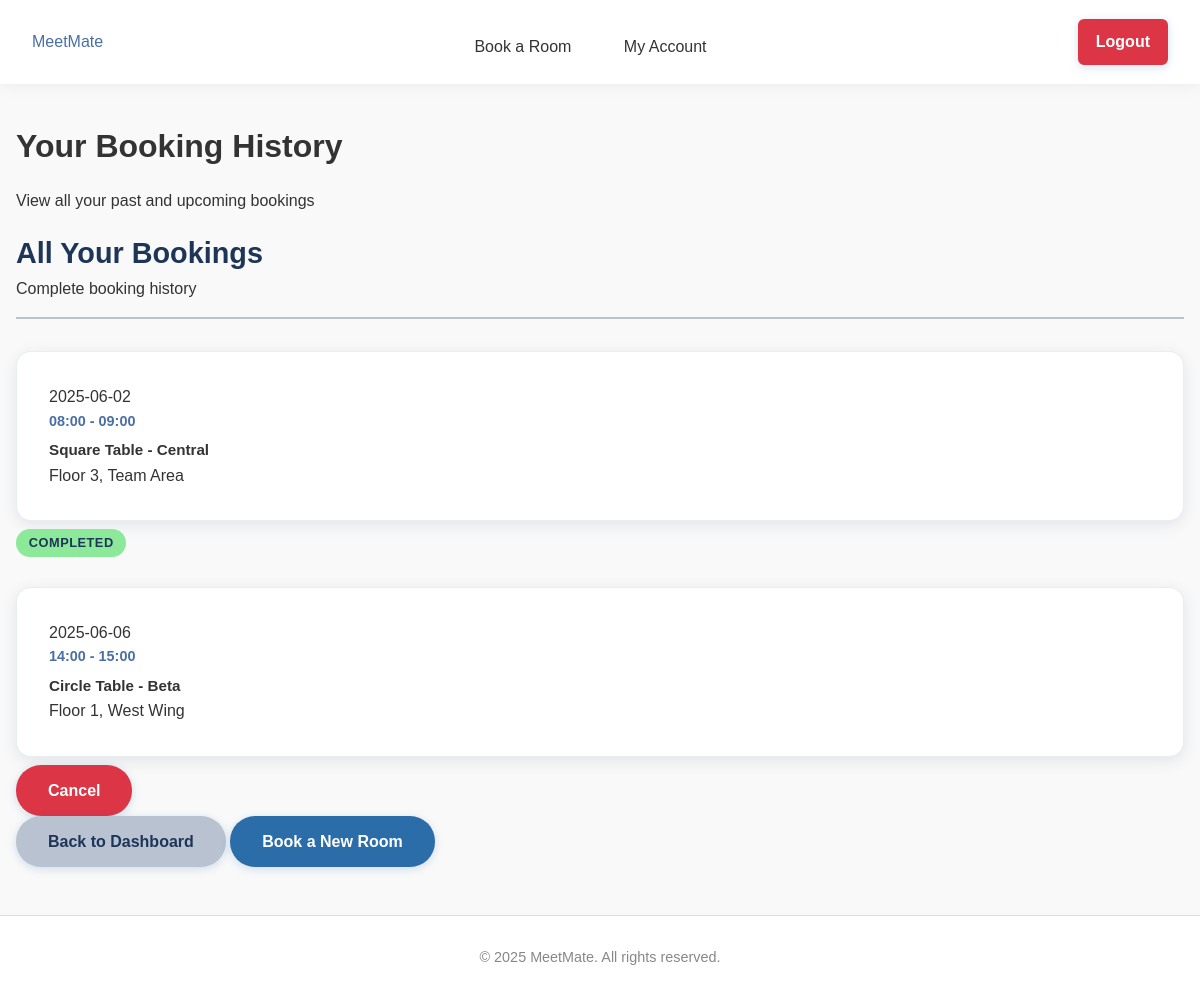
/history (signed in), run on an earlier commit of the app's database.
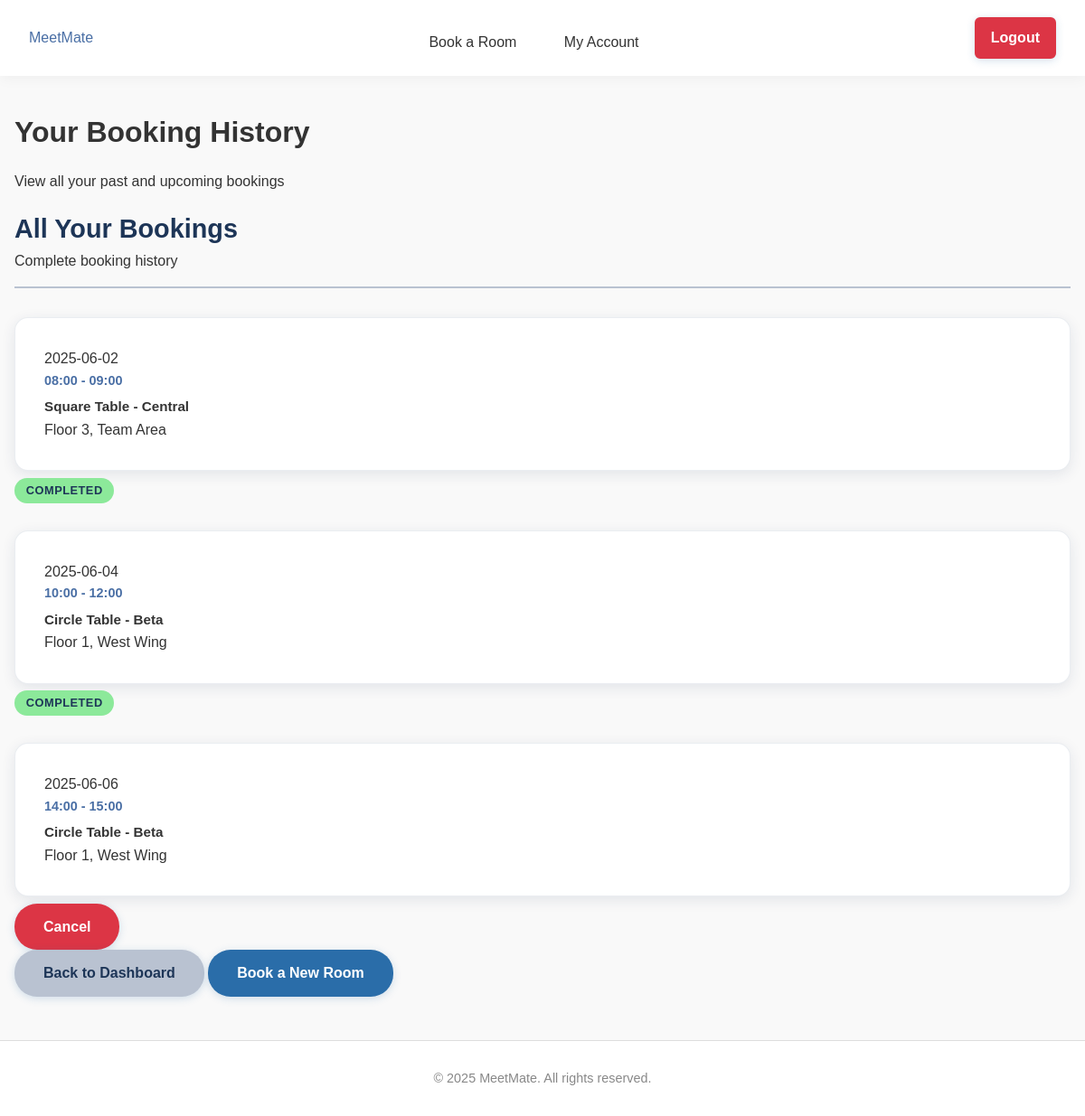
And on a later commit of the database.
### tables this page shows
CREATE TABLE bookings (
                id INTEGER PRIMARY KEY AUTOINCREMENT,
                user_id INTEGER NOT NULL,
                room_id INTEGER NOT NULL,
                date TEXT NOT NULL,
                time_start TEXT NOT NULL,
                time_end TEXT NOT NULL,
                booking_admin_id INTEGER,
                notes TEXT,
                FOREIGN KEY (user_id) REFERENCES users (id),
                FOREIGN KEY (room_id) REFERENCES rooms (id),
                FOREIGN KEY (booking_admin_id) REFERENCES users (id)
            );

CREATE TABLE rooms (
                id INTEGER PRIMARY KEY AUTOINCREMENT,
                name TEXT NOT NULL,
                location TEXT NOT NULL,
                capacity INTEGER NOT NULL,
                room_type TEXT DEFAULT 'conference'
            );

### app.py (the view)
@app.route('/history')
@login_required
def history():
    user_id = session['user_id']
    user_bookings = get_user_bookings(user_id)
    now = datetime.now()
    current_date = now.date()
    current_time = now.time()
    for booking in user_bookings:
        booking_date = date.fromisoformat(booking['date'])
        booking_start_time = time.fromisoformat(booking['time_start'] + ':00' if len(booking['time_start']) == 5 else booking['time_start'])
        if booking_date > current_date:
            booking['can_cancel'] = True
            booking['status'] = 'Confirmed'
        elif booking_date == current_date:
            booking['can_cancel'] = current_time < booking_start_time
            booking['status'] = 'Complete' if current_time >= booking_start_time else 'Confirmed'
        else:
            booking['can_cancel'] = False
            booking['status'] = 'Complete'
    return render_template('history.html', bookings=user_bookings)

### app.py (called while the page is built)
def get_database_path():
    app_directory = app.root_path
    instance_directory = os.path.join(app_directory, 'instance')
    os.makedirs(instance_directory, exist_ok=True)
    database_path = os.path.join(instance_directory, 'meetmate.db')
    return database_path

def get_database_connection():
    db_path = get_database_path()
    connection = sqlite3.connect(db_path)
    connection.row_factory = sqlite3.Row
    return connection

def get_user_by_id(user_id):
    connection = get_database_connection()
    cursor = connection.cursor()
    cursor.execute("SELECT * FROM users WHERE id = ?", (user_id,))
    user = cursor.fetchone()
    connection.close()
    if user:
        return dict(user)
    return None

def get_user_bookings(user_id):
    connection = get_database_connection()
    cursor = connection.cursor()
    cursor.execute('''
        SELECT
            b.id,
            b.date,
            b.time_start,
            b.time_end,
            b.notes,
            r.name as room_name,
            r.location as room_location
        FROM bookings b
        JOIN rooms r ON b.room_id = r.id
        WHERE b.user_id = ?
        ORDER BY b.date, b.time_start
    ''', (user_id,))
    bookings = cursor.fetchall()
    connection.close()
    return [dict(booking) for booking in bookings]

def login_required(f):
    @wraps(f)
    def decorated_function(*args, **kwargs):
        if 'user_id' not in session:
            flash('Please login to access this page', 'error')
            return redirect(url_for('login'))
        user = get_user_by_id(session['user_id'])
        if not user:
            session.clear()
            flash('Your account is no longer valid. Please login again.', 'warning')
            return redirect(url_for('login'))
        return f(*args, **kwargs)
    return decorated_function

### templates/history.html (shortened to what this page needs)
{% extends "base.html" %}
{% block content %}
<div class="history-page">
    <h1>Your Booking History</h1>
    <p>View all your past and upcoming bookings</p>
    <div class="history-section">
        <div class="section-card">
            <div class="section-header">
                <h2>All Your Bookings</h2>
                <span class="subtitle">Complete booking history</span>
            </div>
            {% if bookings %}
                <div class="bookings-list">
                    {% for booking in bookings %}
                        <div class="booking-item">
                            <div class="booking-info">
                                <div class="booking-date">
                                    {{ booking.date }}
                                </div>
                                <div class="booking-time">
                                    {{ booking.time_start }} - {{ booking.time_end }}
                                </div>
                                <div class="booking-details">
                                    <strong>{{ booking.room_name }}</strong>
                                    <div class="booking-location">
                                        {{ booking.room_location }}
                                    </div>
                                </div>
                            </div>
                            <div class="booking-actions">
                                {% if booking.can_cancel %}
                                    <a href="{{ url_for('cancel_booking', booking_id=booking.id) }}"
                                       class="btn btn-danger btn-small"
                                       onclick="return confirm('Are you sure you want to cancel this booking?')">
                                        Cancel
                                    </a>
                                {% else %}
                                    <div class="booking-status">
                                        <span class="status-completed">
                                            Completed
                                        </span>
                                    </div>
                                {% endif %}
                            </div>
                        </div>
                    {% endfor %}
                </div>
            {% else %}
                <div class="no-bookings">
                    <p>You don't have any bookings yet</p>
                    <a href="{{ url_for('booking') }}" class="btn btn-primary">Book Your First Room</a>
                </div>
            {% endif %}
        </div>
    </div>
    <div class="page-actions">
        <a href="{{ url_for('dashboard') }}" class="btn btn-secondary">Back to Dashboard</a>
        <a href="{{ url_for('booking') }}" class="btn btn-primary">Book a New Room</a>
    </div>
</div>
{% endblock %}

### templates/base.html (shortened to what this page needs)
<!DOCTYPE html>
<html>
    <head>
        <link rel="stylesheet" type="text/css" href="{{ url_for('static', filename='css/style.css')}}" />
        <link rel="stylesheet" type="text/css" href="{{ url_for('static', filename='css/admin-additions.css')}}" />
        <link rel="stylesheet" href="https://cdnjs.cloudflare.com/ajax/libs/font-awesome/6.0.0/css/all.min.css">
        <link rel="icon" type="image/png" href="{{ url_for('static', filename='images/favicon.png') }}">    </head>
    <body{% if request.endpoint == 'index' %} class="home-page-body"{% endif %}>        <header>
            <div class="header-content">
                <div class="logo">
                    <a href="{{ url_for('index') }}">MeetMate</a>
                </div>                <nav>                    <ul>                        {% if session.user_id %}                            {% if session.role != 'admin' %}
                                <li><a href="{{ url_for('booking') }}">Book a Room</a></li>
                                <li><a href="{{ url_for('my_account') }}">My Account</a></li>
                            {% endif %}
                        {% endif %}
                    </ul>                </nav>
                {% if session.user_id %}
                <div class="user-menu">
                    <a href="{{ url_for('logout') }}" class="btn btn-logout">Logout</a>
                </div>
                {% endif %}
            </div>
        </header>
        <div class="container">
            {% block content %}{% endblock %}
        </div>
        <footer>
            <p>&copy; 2025 MeetMate. All rights reserved.</p>
        </footer>
    </body>
</html>

### static/css/style.css (style rules this page uses)
body { font-family: Arial, sans-serif; line-height: 1.6; color: #333; background-color: #f9f9f9; margin: 0; padding: 0; }
h1, h2, h3, h4, h5, h6 { margin-bottom: 1rem; font-weight: bold; }
a { text-decoration: none; color: #4a6fa5; }
.container { max-width: 1200px; margin: 0 auto; padding: 1rem; min-height: 500px; }
header { background-color: white; box-shadow: 0 2px 15px rgba(0, 0, 0, 0.05); padding: 1rem 2rem; position: sticky; top: 0; z-index: 100; }
header .header-content { display: flex; justify-content: space-between; align-items: center; }
.logo { flex: 0 0 auto; }
nav { flex: 1 1 auto; text-align: center; }
nav ul { list-style: none; padding: 0; margin: 10px 0 0 0; text-align: center; }
nav ul li { display: inline-block; margin: 0 1rem; }
nav ul li a { color: #333; padding: 0.5rem; display: block; }
footer { text-align: center; padding: 1rem; background-color: white; border-top: 1px solid #ddd; color: #888; font-size: 0.9rem; margin-top: 2rem; }
.btn { display: inline-block; padding: 0.8rem 2rem; background-color: #2a6da9; color: white; border: none; border-radius: 25px; cursor: pointer; font-size: 1rem; font-weight: 600; text-decoration: none; transition: all 0.3s ease; box-shadow: 0 2px 10px rgba(42, 109, 169, 0.2); }
.btn-primary { background-color: #2a6da9; color: white; }
.btn-secondary { background-color: #b9c2d1; color: #1d3557; }
.btn-danger { background-color: #dc3545; color: white; }
.booking-info { margin-bottom: 0.5rem; }
.booking-time { color: #4a6fa5; font-weight: bold; font-size: 0.9rem; margin-bottom: 0.25rem; }
.booking-details strong { color: #333; font-size: 0.95rem; }
.booking-info { background: white; padding: 2rem; border-radius: 15px; box-shadow: 0 4px 15px rgba(29, 53, 87, 0.1); margin-top: 2rem; border: 1px solid rgba(185, 194, 209, 0.3); }
.section-header { margin-bottom: 2rem; border-bottom: 2px solid #b9c2d1; padding-bottom: 1rem; }
.section-header h2 { color: #1d3557; margin: 0; font-size: 1.8rem; font-weight: 600; }
.status-completed { background-color: #8ce99a; color: #1d3557; padding: 0.4rem 0.8rem; border-radius: 15px; font-size: 0.8rem; font-weight: 600; text-transform: uppercase; letter-spacing: 0.5px; }
.user-menu { margin-left: auto; }
.btn-logout { background-color: #dc3545; color: white; border: 2px solid #dc3545; padding: 0.5rem 1rem; border-radius: 6px; text-decoration: none; font-weight: 600; transition: all 0.3s ease; }

What changed in the data, as far as the page shows it:
added bookings: date "2025-06-04", time_start "10:00", time_end "12:00", room_name "Circle Table - Beta", room_location "Floor 1, West Wing", shows "COMPLETED"
